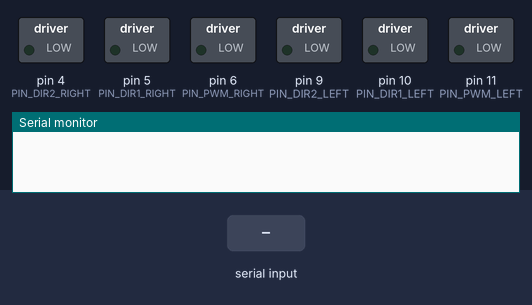
Recording of a sketch running on a simulated Arduino Uno, built with avr-gcc and run on an emulated ATmega328P. Parts: switched loads named in the sketch (green lamp = pin HIGH), the last lines printed to the serial monitor. The test bench sets the inputs (shaded band).

Above: at 1.2 s.
1.3 s: "90,45\n" received over Serial
At 1.8 s:
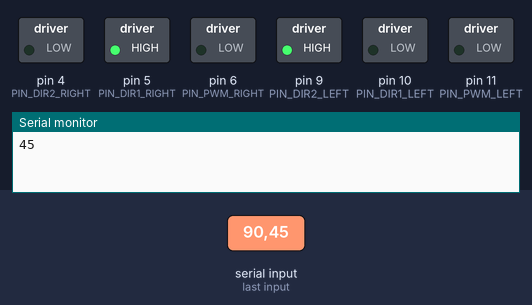
Timing chart, 0 to 4.3 s (numbered marks = the images above; inputs shaded):
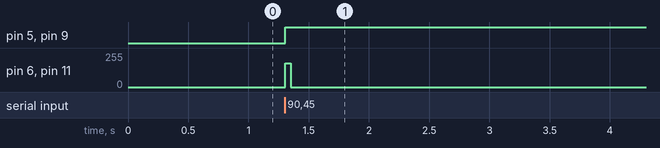

Measured:
- after the input at 1.3 s, pin 5 (PIN_DIR1_RIGHT), pin 9 (PIN_DIR2_LEFT): LOW → HIGH at once; pin 6 (PIN_PWM_RIGHT), pin 11 (PIN_PWM_LEFT): 0/255 → 180/255 at once, → 0/255 0.05 s later

The sketch:

TestAngle.ino
```cpp
// (licence header left out)
/* pwm port 3, 5, 6, 9, 10, 11 */
#define PIN_PWM_LEFT 11
#define PIN_DIR1_LEFT 10
#define PIN_DIR2_LEFT 9
#define PIN_PWM_RIGHT 6
#define PIN_DIR1_RIGHT 5
#define PIN_DIR2_RIGHT 4

#define MOTOR_NUM 2
#define MOTOR_PWM 0
#define MOTOR_DIR1 1
#define MOTOR_DIR2 2
#define MOTOR_LEFT 0
#define MOTOR_RIGHT 1

int motor_array[3][MOTOR_NUM] = { 0 };
long motor_delay = 0; // in us
const int motor_pin_array[3][MOTOR_NUM] = {
  {PIN_PWM_LEFT, PIN_PWM_RIGHT}, // digital PWM pins
  {PIN_DIR1_LEFT, PIN_DIR1_RIGHT},
  {PIN_DIR2_LEFT, PIN_DIR2_RIGHT}
};


void setup()
{
  // initialize serial:
  Serial.begin(9600);
  initMotor();
}

void loop()
{
  // if there's any serial available, read it:
  while (Serial.available() > 0) {

    // look for the next valid integer in the incoming serial stream:
    int delay = Serial.parseInt();

    // look for the newline. That's the end of your
    // sentence:
    if (Serial.read() == '\n') {
      turnLeft(180, delay);
      Serial.println(delay, DEC);
      driveMotor();
      stopMotor();
    }
  }
}

void initMotor()
{
  int i;
  for (i = 0; i < MOTOR_NUM; i++) {
    pinMode(motor_pin_array[MOTOR_DIR1][i], OUTPUT);
    pinMode(motor_pin_array[MOTOR_DIR2][i], OUTPUT);
  }
}

void turnLeft(int speed, int delay)
{
  motorBackward(MOTOR_LEFT, speed);
  motorForward(MOTOR_RIGHT, speed);
  motor_delay = delay;
}

void motorForward(int motor, int speed)
{
  motor_array[MOTOR_PWM][motor] = speed;
  motor_array[MOTOR_DIR1][motor] = HIGH;
  motor_array[MOTOR_DIR2][motor] = LOW;
  //analogWrite(motor_array[MOTOR_PWM][motor], speed);
  //digitalWrite(motor_array[MOTOR_DIR1][motor], HIGH);
  //digitalWrite(motor_array[MOTOR_DIR2][motor], LOW);
}

void motorBackward(int motor, int speed)
{
  motor_array[MOTOR_PWM][motor] = speed;
  motor_array[MOTOR_DIR1][motor] = LOW;
  motor_array[MOTOR_DIR2][motor] = HIGH;
  //analogWrite(motor_array[MOTOR_PWM][motor], speed);
  //digitalWrite(motor_array[MOTOR_DIR1][motor], LOW);
  //digitalWrite(motor_array[MOTOR_DIR2][motor], HIGH);
}

void motorStop(int motor)
{
  motor_array[MOTOR_PWM][motor] = 0;
  motor_array[MOTOR_DIR1][motor] = HIGH;
  motor_array[MOTOR_DIR2][motor] = HIGH;
  //analogWrite(motor_array[MOTOR_PWM][motor], 0);
  //digitalWrite(motor_array[MOTOR_DIR1][motor],HIGH);
  //digitalWrite(motor_array[MOTOR_DIR2][motor],HIGH);
}

int driveMotor()
{
  int i;
  for (i = 0; i < MOTOR_NUM; i++) {
    analogWrite(motor_pin_array[MOTOR_PWM][i], motor_array[MOTOR_PWM][i]);
    digitalWrite(motor_pin_array[MOTOR_DIR1][i], motor_array[MOTOR_DIR1][i]);
    digitalWrite(motor_pin_array[MOTOR_DIR2][i], motor_array[MOTOR_DIR2][i]);
  }
  delay(motor_delay);
}

void stopMotor()
{
  int i;
  for (i = 0; i < MOTOR_NUM; i++) {
    analogWrite(motor_pin_array[MOTOR_PWM][i], 0);
  }
}
```
